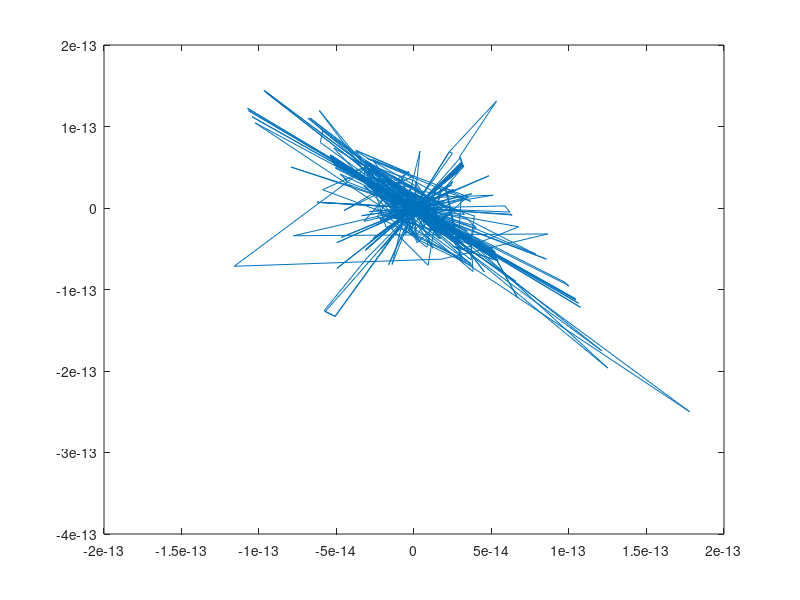

Recreate this plot in MATLAB.
close all;
clear all;

% Formulas from: 
% https://www.pozyx.io/Documentation/doc_howDoesPositioningWork

% Load data
load('A.mat');

% Preprocess
data = rawStarData;
n = size(data,1);
cx = 1024/2;
cy = 768/2;
for i = 1:2:8
    check1 = data(:,i) == 1023;
    check2 = data(:,i+1) == 1023;
    check = check1 | check2;
    data(check,i) = NaN;
    data(check,i+1) = NaN;
end

% Scale
data = data - 512;
data(:,[2,4,6,8]) = data(:,[2,4,6,8]) * (768/1023);

% Assign the data
star1 = data(:,1:2);
star2 = data(:,3:4);
star3 = data(:,5:6);
star4 = data(:,7:8);

% Determine for unseen stars
s1g = ~isnan(star1(:,1));
s2g = ~isnan(star2(:,1));
s3g = ~isnan(star3(:,1));
s4g = ~isnan(star4(:,1));

% Extract x and y of seen stars
z = zeros(n,1);
ssx = logical([s1g,z,s2g,z,s3g,z,s4g,z]);
ssy = logical([z,s1g,z,s2g,z,s3g,z,s4g]);
dg = [s1g,s2g,s3g,s4g];
numStars = sum(ssx,2);

% Calculate squared distance from robot to stars
s1d = sum(star1.^2,2);
s2d = sum(star2.^2,2);
s3d = sum(star3.^2,2);
s4d = sum(star4.^2,2);
dd = [s1d,s2d,s3d,s4d];

% Calculate robot position
robot = zeros(n,2); % [x,y]
for i = 1:n
    if (numStars(i) < 3)
        if (i == 1)
            robot(i,1) = NaN;
            robot(i,2) = NaN;
        else
            robot(i,:) = robot(i-1,:);
        end
        continue;
    end
    
    N = numStars(i);
    sx = data(i,ssx(i,:))';
    sy = data(i,ssy(i,:))';
    di = dd(i,dg(i,:))';
    
    x = sx(1:end-1); xn = sx(end);
    y = sy(1:end-1); yn = sy(end);
    d = di(1:end-1); dn = di(end);
    
    A = -2*[x-xn y-yn];
    b = d - x.^2 - y.^2 - dn + xn^2 + yn^2;
    
    if (numStars(i) == 3)
        robot(i,:) = (b\A)';
    else
        robot(i,:) = (pinv(A)*b)';
    end
end

% Calculate movement vectors
move = robot - [robot(1,:);robot(1:end-1,:)];
for i = 1:n
    move(i,:) = 70*move(i,:)/norm(move(i,:));
end

% Animate sky
% figure;
% hold on;
% axis([0 1024 0 768]);
% plot(cx,cy,'k+');
% for i = 1:n   
%     Plot the stars
%     s1 = plot(star1(i,1),star1(i,2),'ro');
%     s2 = plot(star2(i,1),star2(i,2),'bo');
%     s3 = plot(star3(i,1),star3(i,2),'go');
%     s4 = plot(star4(i,1),star4(i,2),'co');
%     
%     di = dd(i,dg(i,:))';
%     
%     Plot circles
%     c1 = viscircles(star1(i,:),
%     
%     Animation delay
%     pause(0.003);
%     
%     Clear the stars
%     delete(s1);
%     delete(s2);
%     delete(s3);
%     delete(s4);
%     
% end

% Plot robot path
figure(1);
title('Robot Path');
axis([0 1024 0 768]);
plot(robot(:,1), robot(:,2));

% % Animate robot
% figure(2);
% title('Robot Path Animated');
% hold on;
% axis([0 1024 0 768]);
% for i = 2:n
%     figure(2);
%     r = plot(robot(i,1), robot(i,2),'k+');
%     q = quiver(robot(i,1), robot(i,2), move(i,1), move(i,2),...
%         'AutoScale','off','MaxHeadSize',0.8,'Color','k');
%     pause(0.003);
%     delete(r);
%     delete(q);
% end
    
    